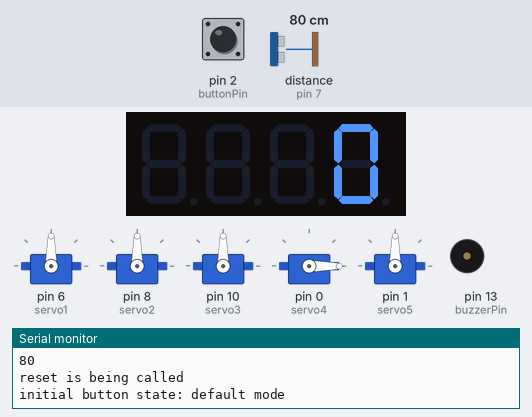
A sketch run on a simulated Arduino Uno, built with avr-gcc and run on an emulated ATmega328P. On the bench: 5 × servo, 4-digit seven-segment display, buzzer (waves = sounding), the last lines printed to the serial monitor. Wiring (inferred from the names in the program): ultrasonic range finder: trigger pin 9; echo pin 7. Inputs (shaded band) come from the test bench; at power-on: distance to the obstacle (sensor on pin 7) 80 cm, pin 2 (buttonPin) LOW. The echo pulse lasts 58.3 µs per cm.

Above: at 1.2 s.
1.3 s: distance to the obstacle (sensor on pin 7) set to 2 cm
4.3 s: pin 2 (buttonPin) pulled HIGH for 0.15 s
At 5.14 s:
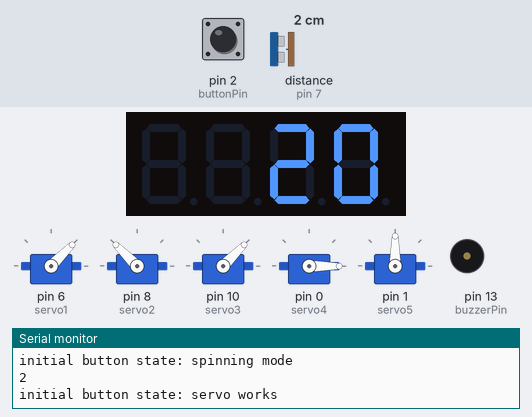
6.2 s: pin 2 (buttonPin) pulled HIGH for 1 s
At 8.28 s:
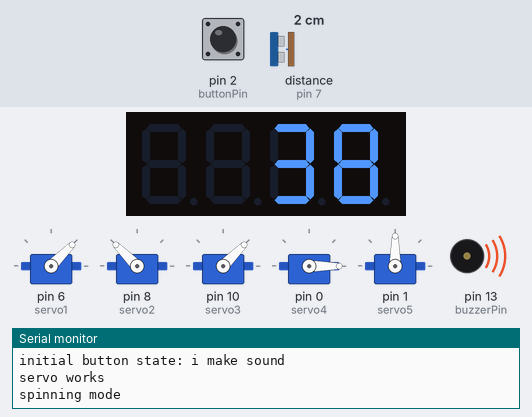
8.9 s: distance to the obstacle (sensor on pin 7) set to 18 cm
11.9 s: pin 2 (buttonPin) pulled HIGH for 3.2 s
At 16.15 s:
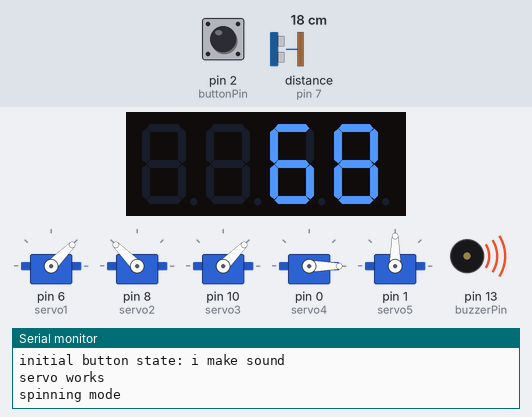
16.6 s: pin 2 (buttonPin) driven HIGH
At 20.55 s:
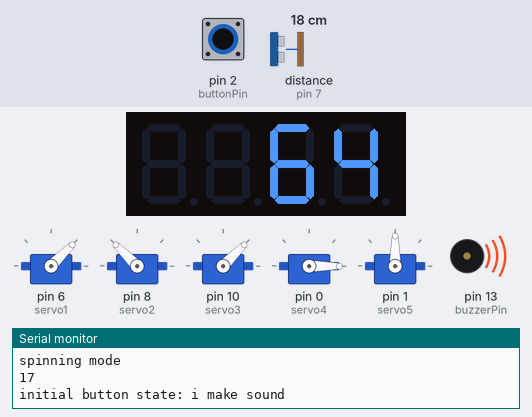
Timing chart, 0 to 20.6 s (numbered marks = the images above; inputs shaded):
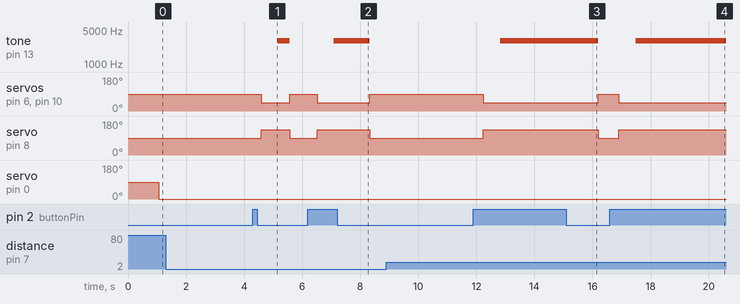

The sketch:

vr5.ino
```cpp
// main issues end song is PLAYING randomly
// thoroughout the program because button
// is not being detected as not pressed somehow
// added several debugging print statements


#include <Servo.h>
#include <TM1637Display.h>

#define CLK_PIN 3
#define DIO_PIN 4
const int buzzerPin = 13;
const int buttonPin = 2;

// servos
Servo servo1;
Servo servo2;
Servo servo3;

// hits hand
Servo servo4;
Servo servo5;

// ultrasonic distance pins
int triggerPin = 9;
int echoPin = 7;
long distance;

// led timer display
int count = 0;
bool isCounting = false;
TM1637Display display(CLK_PIN, DIO_PIN);

// buzzer + button states
bool buzzerActive = false;
int buttonState;
int prevButtonState;
long buttonPressStartTime = 0;

// four different states
bool isDefault = true;
bool isCountingState = false;
bool isServosSpinning = false;
bool isBuzzerActive = false;

void setup() {
  Serial.begin(9600);
  Serial.println("intialize program");

  // distance sensor
  pinMode(triggerPin, OUTPUT);
  pinMode(echoPin, INPUT);

  // servo
  servo1.attach(6);
  servo2.attach(8);
  servo3.attach(10);
  servo4.attach(0);
  servo5.attach(1);

  // timer
  display.setBrightness(7);         // Set brightness (0-7)
  display.showNumberDec(0, false);  // Display initial count as 0

  // buzzer
  pinMode(buzzerPin, OUTPUT);

  // button
  pinMode(buttonPin, INPUT);
  prevButtonState = digitalRead(buttonPin);
}

void loop() {
  // functions for what to do in each state
  if (isDefault == true) {
    Serial.println("default mode");
    Default();
  } else if (isCountingState == true) {
    Serial.println ("counting mode");
    Counting();
  } else if (isServosSpinning == true) {
    ServosSpinning();
    Serial.println ("spinning mode");
    // buzzer state was removed from here because if isBuzzerActive was deleted
  }

  // ultrasonic distance checking
  digitalWrite(triggerPin, LOW);
  delayMicroseconds(2);
  digitalWrite(triggerPin, HIGH);
  delayMicroseconds(10);
  digitalWrite(triggerPin, LOW);
  long duration = pulseIn(echoPin, HIGH, 17400);
  distance = duration / 29 / 2;
  Serial.println(distance);

  // press for 2 seconds, 5 was too long
  // press only 1 second because too long otherwise
  // there is a really bad delay
  buttonState = digitalRead(buttonPin);

  if (buttonState == LOW) {
    if (prevButtonState == HIGH) {
      buttonPressStartTime = millis();
    }

    if (millis() - buttonPressStartTime >= 1000) {
      resetToDefault();
    }

  } else {
    buttonPressStartTime = 0;
  }

  Serial.print("initial button state: ");
  prevButtonState = buttonState;

  // regardless of state after timer starts it should not stop until grass touched
  if (isCounting == true) {
    count++;
    display.showNumberDec(count, false);
  }

  // replaces isBuzzerState function because keeping it in the loop function ensures it keeps playing sound
  // no conflicts with other functions
  if (isBuzzerActive == true) {
    Serial.println("i make sound");
    tone(buzzerPin, 3000);  // high freq tone
  }

  delay(20);
}

void Default() {
  if (distance > 1 && distance < 20) {
    isDefault = false;
    isCounting = true;
    isCountingState = true;
  }
}

void Counting() {
  if (isCounting == true) {
    count++;
    Serial.println("counting works");
    display.showNumberDec(count, false);
    delay(10);

    if (count >= 5) {
      isCountingState = false;
      isServosSpinning = true;
    }
  }
}

void ServosSpinning() {
  // servo spinning angles
  servo1.write(45);
  servo2.write(135);
  servo3.write(45);

  if (count >= 20) {
    Serial.println("servo works");
    isBuzzerActive = true;
  }
}

void resetToDefault() {
  Serial.println("reset is being called");
  isDefault = true;
  isCountingState = false;
  isServosSpinning = false;
  isBuzzerActive = false;
  isCounting = false;
  count = 0;
  display.showNumberDec(0, false);
  servo1.write(90);
  servo2.write(90);
  servo3.write(90);
  servo4.write(0);
  noTone(buzzerPin);
}


  // // https://www.mintmusic.co.uk/2018/02/symphony-clean-bandit-ft-zara-larsson.html
  // // tone(buzzerPin, 500, 1000);  // keep just in case meme song doesn't work
  // // "I just wanna be part of your symphony"
  // // deleted playSong fuction because it was being
  // // activated randomly despite set bool so
  // // here's to the more primative way of playing
  // // the song at the end
  // Serial.println ("song mode");
  // tone(buzzerPin, 311, 120);  // D#
  // delay(220);
  // tone(buzzerPin, 349, 120);  // F
  // delay(220);
  // tone(buzzerPin, 392, 120);  // G
  // delay(220);
  // tone(buzzerPin, 466, 120);  // A#
  // delay(220);
  // tone(buzzerPin, 392, 120);  // G
  // delay(220);
  // tone(buzzerPin, 466, 120);  // A#
  // delay(220);
  // tone(buzzerPin, 523, 120);  // C
  // delay(220);
  // tone(buzzerPin, 622, 120);  // D#
  // delay(220);
  // tone(buzzerPin, 698, 200);  // F
  // delay(220);
  // tone(buzzerPin, 698, 200);  // F
  // delay(220);
  // tone(buzzerPin, 622, 1000);  // D#
  // delay(1000);
```

Measured:
- after the input at 4.3 s, tone on pin 13 (buzzerPin): silent → 3000 Hz after 0.86 s, → silent 0.41 s later; servo on pin 6 (servo1), servo on pin 10 (servo3): 90° → 45° after 0.29 s, → 90° 0.98 s later; servo on pin 8 (servo2): 90° → 135° after 0.29 s, → 90° 0.98 s later; the display: first changes after 0.05 s (image 1 shows a later state)
- after the input at 6.2 s, tone on pin 13 (buzzerPin): silent → 3000 Hz after 0.89 s, → silent 1.2 s later; servo on pin 6 (servo1), servo on pin 10 (servo3): 90° → 45° after 0.32 s, → 90° 1.8 s later; servo on pin 8 (servo2): 90° → 135° after 0.32 s, → 90° 1.8 s later; the display: first changes after 0.08 s (image 2 shows a later state)
- after the input at 11.9 s, tone on pin 13 (buzzerPin): silent → 3000 Hz after 0.92 s, → silent 3.4 s later; servo on pin 6 (servo1), servo on pin 10 (servo3): 90° → 45° after 0.34 s, → 90° 4.0 s later; servo on pin 8 (servo2): 90° → 135° after 0.34 s, → 90° 4.0 s later; the display: first changes after 0.09 s (image 3 shows a later state)
- after the input at 16.6 s, tone on pin 13 (buzzerPin): silent → 3000 Hz after 0.89 s; servo on pin 6 (servo1), servo on pin 10 (servo3): 90° → 45° after 0.31 s; servo on pin 8 (servo2): 90° → 135° after 0.31 s; the display: first changes after 0.06 s (image 4 shows a later state)
